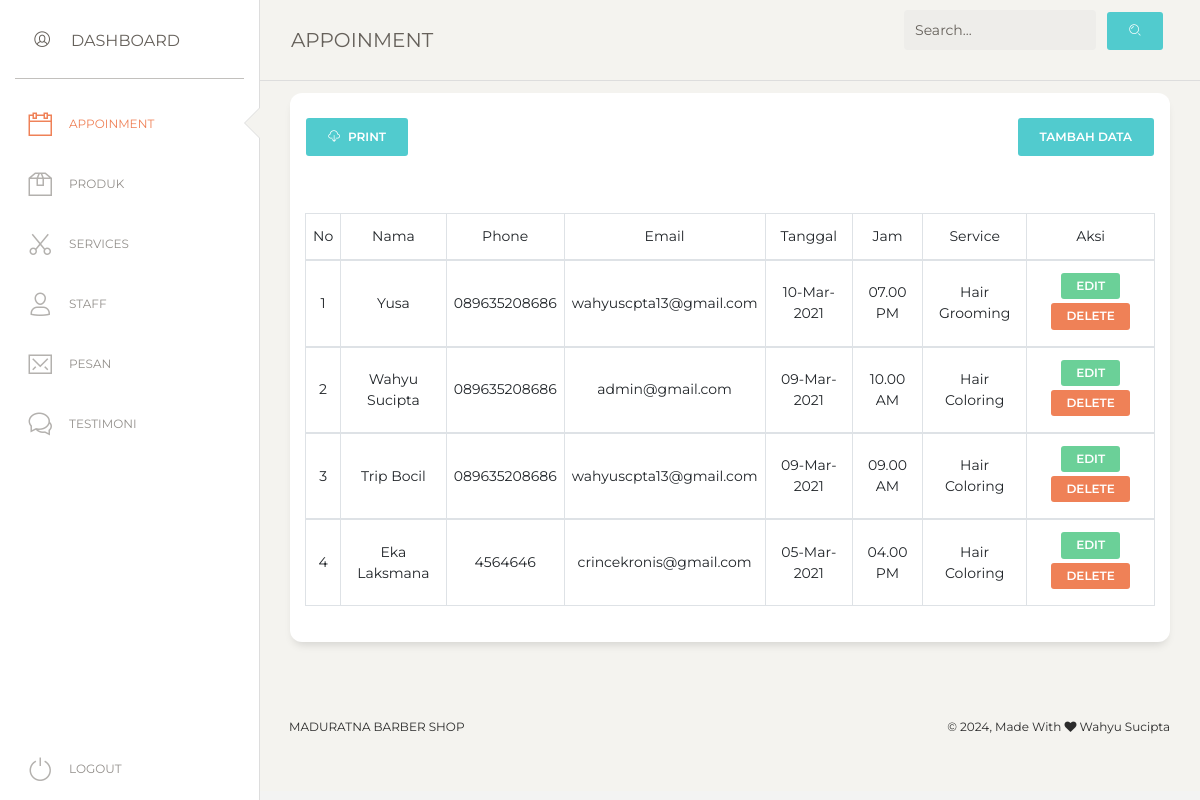
The page /admin/app/view.php (signed in) on the database its author committed.
### tables this page shows
CREATE TABLE `tb_appoinment` (
  `id_appoinment` varchar(11) NOT NULL,
  `nama` varchar(50) NOT NULL,
  `notelp` varchar(12) NOT NULL,
  `email` varchar(50) NOT NULL,
  `tanggal` date NOT NULL,
  `id_jam` int(11) NOT NULL,
  `id_service` int(11) NOT NULL
);

CREATE TABLE `tb_jam` (
  `id_jam` int(11) NOT NULL,
  `jam` varchar(11) NOT NULL,
  `kategori` varchar(10) NOT NULL
);

CREATE TABLE `tb_service` (
  `id_service` int(11) NOT NULL,
  `nama` varchar(100) NOT NULL,
  `harga` varchar(250) NOT NULL,
  `desc_service` text NOT NULL
);

### admin/app/view.php (the view, shortened to what this page needs)
<?php
    require_once "../../config/conn.php";
    if(isset($_POST['search'])){
        $e = $_POST['keyword'];
        $query = mysqli_query($conn, "SELECT * FROM tb_appoinment WHERE nama LIKE '%$e%' OR tanggal LIKE '%$e%'");
    }
    else{
        $query = mysqli_query($conn, "SELECT * FROM tb_appoinment ORDER BY id_appoinment DESC");
    }
    $total = mysqli_num_rows($query);
?>
<!DOCTYPE html>
<html lang="en">
<head>
  <link href="https://maxcdn.bootstrapcdn.com/font-awesome/latest/css/font-awesome.min.css" rel="stylesheet">
  <link href="../assets/css/bootstrap.min.css" rel="stylesheet" />
  <link href="../assets/css/paper-dashboard.css?v=2.0.1" rel="stylesheet" />
  <link href="../assets/demo/demo.css" rel="stylesheet" />
  <link href='https://cdn.jsdelivr.net/npm/boxicons@2.0.5/css/boxicons.min.css' rel='stylesheet'>
  <link rel="stylesheet" href="../css/nav.css">
</head>
<body class="">
  <div class="wrapper ">
    <div class="sidebar" data-color="white" data-active-color="danger">
      <div class="logo">
        <a class="simple-text logo-mini">
          <div class="logo-image-small pt-1">
            <i class="nc-icon nc-circle-10"></i>
          </div>
        </a>
        <a href="" class="simple-text logo-normal">
          Dashboard
        </a>
      </div>
      <div class="sidebar-wrapper">
        <ul class="nav">
          <li class="active">
            <a href="view.php">
              <i class="nc-icon nc-calendar-60"></i>
              <p>APPOINMENT</p>
            </a>
          </li>
          <li>
            <a href="../produk/view.php">
              <i class="nc-icon nc-box-2"></i>
              <p>Produk</p>
            </a>
          </li>
          <li>
            <a href="../service/view.php">
            <i class="nc-icon nc-scissors"></i>
              <p>Services</p>
            </a>
          </li>
          <li>
            <a href="../staff/view.php">
              <i class="nc-icon nc-single-02"></i>
              <p>Staff</p>
            </a>
          </li>
          <li>
            <a href="../pesan/view.php">
              <i class="nc-icon nc-email-85"></i>
              <p>Pesan</p>
            </a>
          </li>
          <li>
            <a href="../testimoni/view.php">
              <i class="nc-icon nc-chat-33"></i>
              <p>Testimoni</p>
            </a>
          </li>
          <li class="active-pro">
            <a href="../process/logout.php">
              <i class="nc-icon nc-button-power"></i>
              <p>Logout</p>
            </a>
          </li>
        </ul>
      </div>
    </div>
    <div class="main-panel">
      <nav class="navbar navbar-expand-lg navbar-absolute fixed-top navbar-transparent">
        <div class="container-fluid">
          <div class="navbar-wrapper">
            <a class="navbar-brand" href="">APPOINMENT</a>
          </div>
          <form action="" method="POST">
            <div class="collapse navbar-collapse justify-content-end" id="navigation">
                <div class="input-group no-border">
                  <input type="teext" name="keyword" class="form-control" placeholder="Search...">
                </div>
                <ul class="navbar-nav">
                  <li class="nav-item">
                    <button type="submit" name="search" class="btn btn-primary"><i class="nc-icon nc-zoom-split"></i></button>
                  </li>
                </ul>
            </div>
          </form>
        </div>
      </nav>
      <div class="content">
        <div class="row">
          <div class="col-md-12">
            <div class="card">
              <div class="card-header mb-3">
                <div class="row">
                  <div class="col-6">
                    <a href="nota.php" class="btn btn-primary"><i class="nc-icon nc-cloud-download-93 mr-2"></i>PRINT</a>
                  </div>
                  <div class="col-6">
                    <button type="submit" class="btn btn-primary float-right" data-toggle="modal" data-target=".bd-example-modal-lg">Tambah Data</button>
                  </div>
                </div>
              </div>
              <div class="card-body">
                <div class="table-responsive">
                  <table class="table">
                  <?php if($total <= 0){ ?>
                    <?php } else {?>
                    <table class="table table-hover table-bordered">
                        <thead align="center">
                            <td>No</td>
                            <td>Nama</td>
                            <td>Phone</td>
                            <td>Email</td>
                            <td>Tanggal</td>
                            <td>Jam</td>
                            <td>Service</td>
                            <td>Aksi</td>
                        <?php
                            $i = 1;
                            foreach ($query as $sql) :
                            $id_service = $sql['id_service'];
                            $sql_3 = mysqli_query($conn, "SELECT * FROM tb_service WHERE id_service = '$id_service' ");
                            $query_3 = mysqli_fetch_assoc($sql_3);
                        ?>
                        <tbody align="center">
                            <td><?= $i++; ?></td>
                            <td><?= $sql['nama'] ?></td>
                            <td><?= $sql['notelp'] ?></td>
                            <td><?= $sql['email'] ?></td>
                            <td><?= date('d-M-Y', strtotime($sql['tanggal'])) ?></td>
                            <?php
                              $id_jam = $sql['id_jam'];
                              $take_jam = mysqli_query($conn, "SELECT * FROM tb_jam WHERE id_jam='$id_jam' ");
                              $result = mysqli_fetch_assoc($take_jam);
                            ?>
                            <td><?= $result['jam']  ?> <?= $result['kategori']  ?></td>
                            <td><?= $query_3['nama']  ?></td>
                            <td><a href="edit.php?id=<?=$sql['id_appoinment']?>" class="btn btn-success btn-sm mb-1">EDIT</a>
                                <a onclick="return confirm('Yakin Ingin Menghapus Data Ini ?')" href="process/delete.php?id=<?=$sql['id_appoinment']?>" class="btn btn-danger btn-sm mb-1">DELETE</a>
                            </td>
                        </tbody>
                        <?php endforeach; ?>
                        <?php }?>
                  </table>
                </div>
              </div>
            </div>
          </div>
        </div>
      </div>
      <footer class="footer footer-black  footer-white ">
        <div class="container-fluid">
          <div class="row">
            <nav class="footer-nav">
              <ul>
                <li><a href="" target="_blank">Maduratna Barber Shop</a></li>
              </ul>
            </nav>
            <div class="credits ml-auto">
              <span class="copyright">
                © , Made With <i class="fa fa-heart heart"></i> Wahyu Sucipta
              </span>
            </div>
          </div>
        </div>
      </footer>
    </div>
  </div>
</body>
</html>

### admin/assets/demo/demo.css (style rules this page uses)
body { background-color: #f3f3f3; }
.sidebar .logo { padding: 15px; }
@media all and (min-width: 992px) { .sidebar .nav>li.active-pro { position: absolute; width: 100%; bottom: 10px; } }

### admin/css/nav.css (style rules this page uses)
* { padding: 0; margin: 0; text-decoration: none; list-style: none; box-sizing: border-box; }
body { font-family: montserrat; }
nav ul li { display: inline-block; line-height: 80px; margin: 0 5px; }
.footer-nav li { margin-top: -60px !important; }
nav ul li a { color: #444; font-size: 17px; padding: 7px 13px; border-radius: 3px; text-transform: uppercase; text-decoration: none !important; }
.navbar { margin-top: -20px !important; }
.navbar-brand { margin-top: 20px; }

### rows shown on the page
tb_appoinment: nama "Yusa", notelp "089635208686", email "wahyuscpta13@gmail.com", tanggal "10-Mar-2021", id_jam.jam "07.00", id_jam.kategori "PM", id_service.nama "Hair Grooming"
tb_appoinment: nama "Wahyu Sucipta", notelp "089635208686", email "admin@gmail.com", tanggal "09-Mar-2021", id_jam.jam "10.00", id_jam.kategori "AM", id_service.nama "Hair Coloring"
tb_appoinment: nama "Trip Bocil", notelp "089635208686", email "wahyuscpta13@gmail.com", tanggal "09-Mar-2021", id_jam.jam "09.00", id_jam.kategori "AM", id_service.nama "Hair Coloring"
tb_appoinment: nama "Eka Laksmana", notelp "4564646", email "crincekronis@gmail.com", tanggal "05-Mar-2021", id_jam.jam "04.00", id_jam.kategori "PM", id_service.nama "Hair Coloring"
